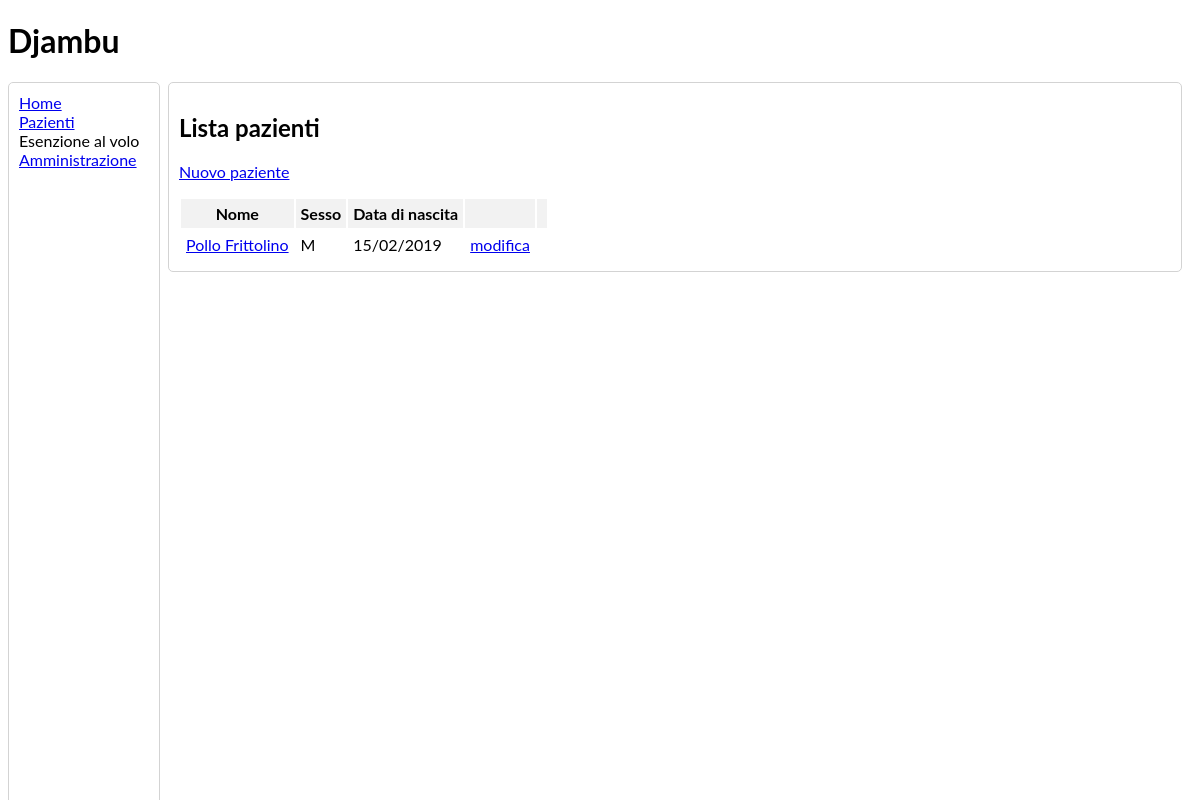
The page /patients/list/ on the database its author committed.
### patients/models.py (models this page shows, shortened)
class Patient(models.Model): # TODO: make fields mandatory
    last_name = models.CharField(max_length=50, verbose_name='cognome')
    first_name = models.CharField(max_length=50, verbose_name='nome')
    sex = models.CharField(max_length=1, choices=SEX_CHOICES, verbose_name='sesso')
    birth_date = models.DateField(verbose_name='data di nascita')
    birth_place = models.CharField(max_length=100, verbose_name='luogo di nascita')
    fiscal_code = models.CharField(max_length=16, blank=True, null=True,
                                   verbose_name='codice fiscale')
    address = models.CharField(max_length=200, blank=True, null=True,
                               verbose_name='indirizzo')
    class Meta:
        verbose_name = 'paziente'
        verbose_name_plural = 'pazienti'

### patients/views.py (the view)
# urls.py: path('list/', PatientsListView.as_view(),
class PatientsListView(ListView):
    model = Patient
    template_name = 'patients/patients_list.html'

### patients/templates/patients/patients_list.html
{% extends './base_djambu.html' %}
{% load admin_urls %}
{% block content %}
  <div class="round-border-panel">
    <h2>Lista pazienti</h2>
    <p>{% include 'patients/panel_add_patient.html' %}</p>
    <table class="table">
      <tr>
        <th>Nome</th>
        <th>Sesso</th>
        <th>Data di nascita</th>
        <th></th>
        <th></th>
      </tr>
      {% for p in patient_list %}
        <tr>
          <td>
            <a href="{% url 'patients:patient_detail' p.pk %}">
              {{ p.last_name|capfirst }} {{ p.first_name|capfirst }}
            </a>
          </td>
          <td>{{ p.sex|capfirst }}</td>
          <td>{{ p.birth_date|date:'d/m/Y' }}</td>
          <td><a href="/patients_admin/patients/patient/{{ p.pk }}/change/">modifica</a></td>
        </tr>
      {% endfor %}
    </table>
  </div>
{% endblock %}

### patients/static/patients/css/style.css (style rules this page uses)
body { font-family: Lato, sans-serif; }
th, td { padding: 5px; }
tr:nth-child(odd) { background-color: #f2f2f2; }
.round-border-panel { border: 1px solid lightgrey; border-radius: 5px; padding: 10px; margin-bottom: 10px; }

### rows shown on the page
Patient: last_name "Pollo", first_name "Frittolino", sex "M", birth_date "15/02/2019"
